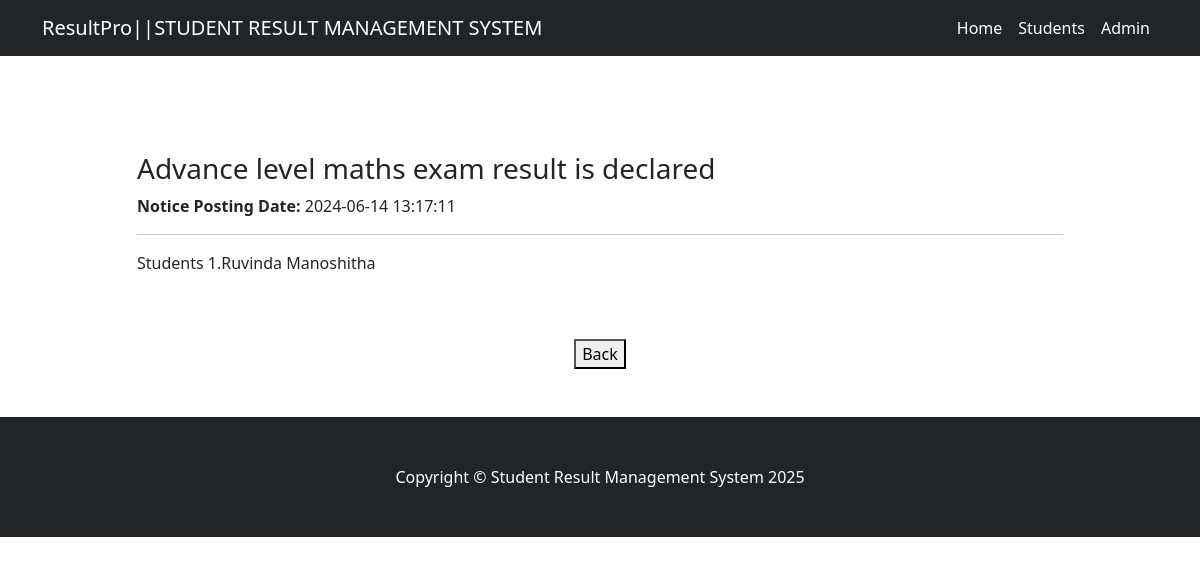
/ResultPro/notice-details.php?nid=10, run on the app's committed database.
### tables this page shows
CREATE TABLE `tblnotice` (
  `id` int(11) NOT NULL,
  `noticeTitle` varchar(255) DEFAULT NULL,
  `noticeDetails` mediumtext DEFAULT NULL,
  `postingDate` timestamp NULL DEFAULT current_timestamp()
);

### ResultPro/notice-details.php (the view, shortened to what this page needs)
<?php
include('includes/config.php');
?>
<!DOCTYPE html>
<html lang="en">
    <head>
        <link href="assets/css/styles.css" rel="stylesheet" />
		<link href="styleofall.css" rel="stylesheet" />
    </head>
    <body>
        <nav class="navbar navbar-expand-lg navbar-dark bg-dark">
            <div class="container">
                <a class="navbar-brand" href="index.php">ResultPro||STUDENT RESULT MANAGEMENT SYSTEM</a>
                <div class="collapse navbar-collapse" id="navbarSupportedContent">
                    <ul class="navbar-nav ms-auto mb-2 mb-lg-0">
                        <li class="nav-item"><a class="nav-link active" aria-current="page" href="#!">Home</a></li>
                        <li class="nav-item"><a class="nav-link active" href="find-result.php">Students</a></li>
                        <li class="nav-item"><a class="nav-link active" href="admin-login.php">Admin</a></li>
                    </ul>
                </div>
            </div>
        </nav>
        <section class="py-5">
            <div class="container my-5">
                <div class="row justify-content-center">
                    <div class="col-lg-10">
 <?php
$noticeid=$_GET['nid'];
$sql = "SELECT * from tblnotice where id='$noticeid'";
$query = $dbh->prepare($sql);
$query->execute();
$results=$query->fetchAll(PDO::FETCH_OBJ);
if($query->rowCount() > 0)
{
foreach($results as $result)
{   ?>
                        <h3><?php echo htmlentities($result->noticeTitle);?></h3>
                        <p><strong>Notice Posting Date:</strong>  <?php echo htmlentities($result->postingDate);?></p>
                                                <hr color="#000" />
<p><?php echo htmlentities($result->noticeDetails);?></p>
<?php }} ?>
                    </div>
                </div>
            </div>
           <center><a href="index.php"><button>Back</button></a></center>
        </section>
        <footer class="py-5 bg-dark">
            <div class="container"><p class="m-0 text-center text-white">Copyright &copy; Student Result Management System <?php echo date('Y');?></p></div>
        </footer>
    </body>
</html>

### data on the page
tblnotice: noticeTitle "Advance level maths exam result is declared", postingDate "2024-06-14 13:17:11", noticeDetails "Students 1.Ruvinda Manoshitha"
